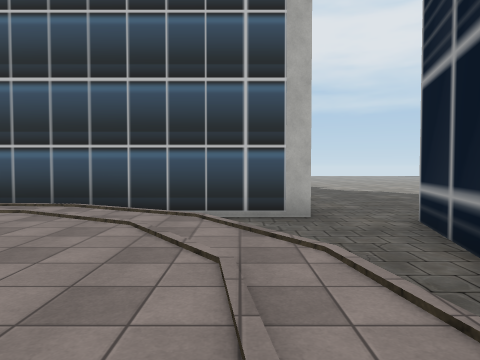
[1] (above)

20 first-person views from a walk through a scene from a Unity 3-D project. The camera is 1.4 m above the floor, tilts 2° down and sees 70° across. The floor is counted in squares, 2 m on a side. Each view is taken from the middle of a square. On the plan, view 1 faces up. The plan holds only what a view shows up to about 11 squares ahead; the rest is blank. The place goes on beyond the plan. Some surface patterns are stand-ins.

[2]
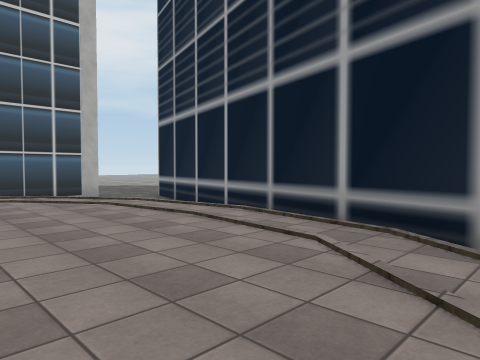

[3]
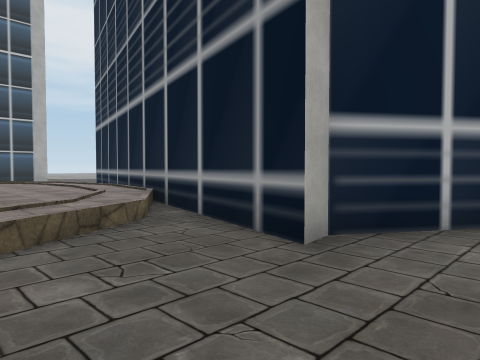

[4]
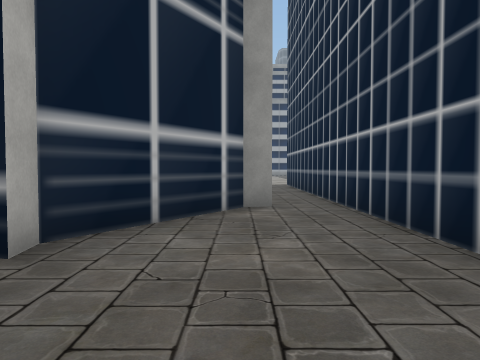

[5]
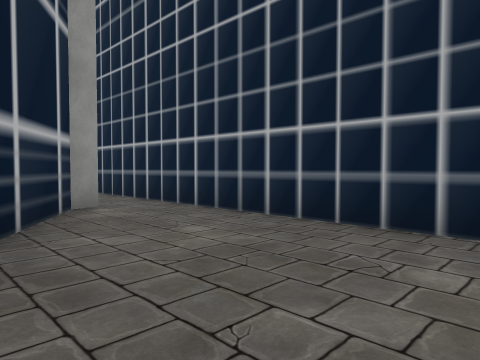

[6]
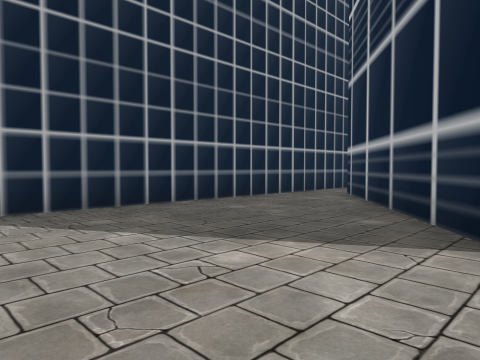

[7]
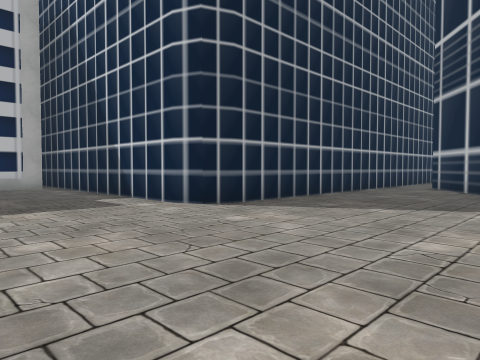

[8]
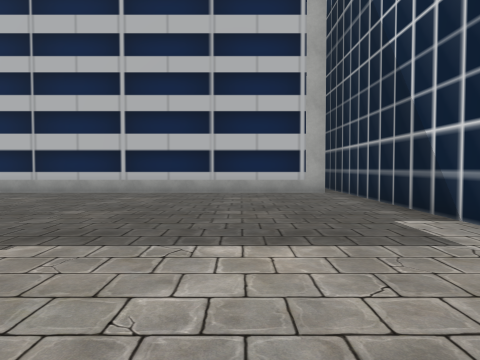

[9]
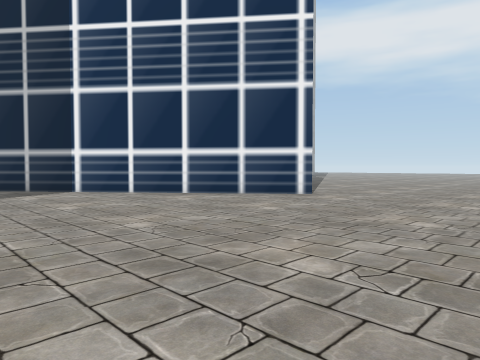

[10]
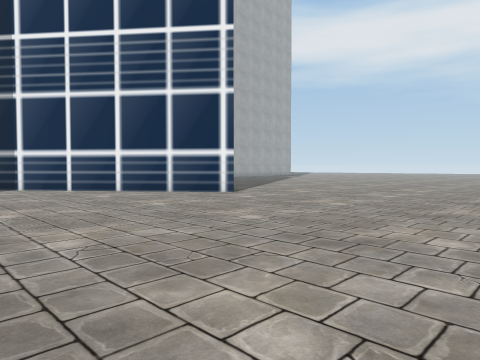

[11]
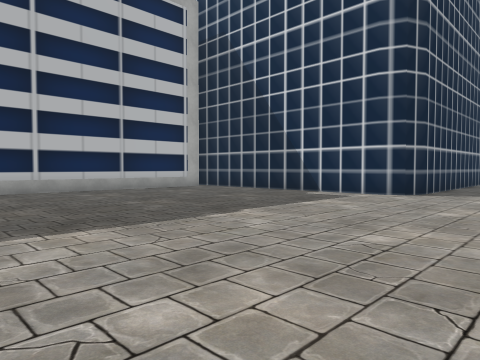

[12]
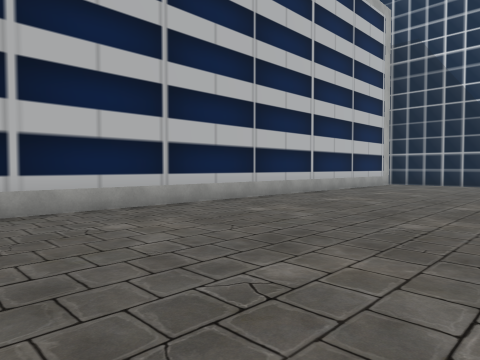

[13]
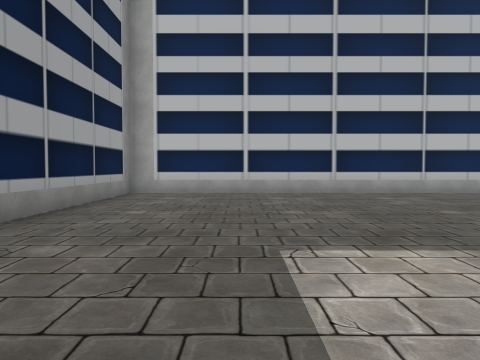

[14]
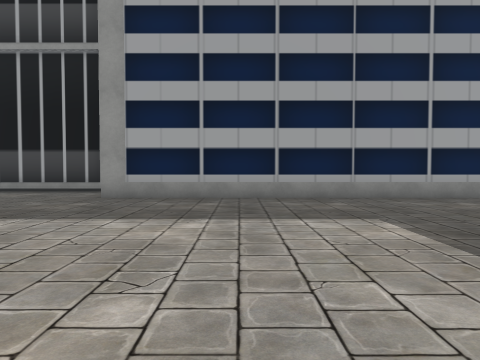

[15]
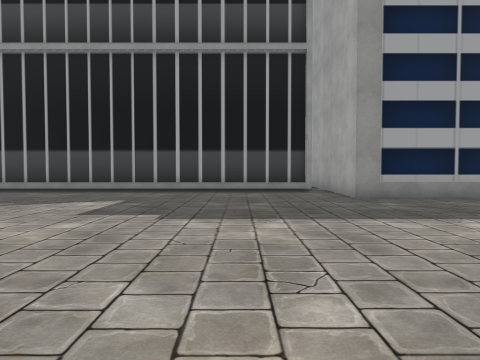

[16]
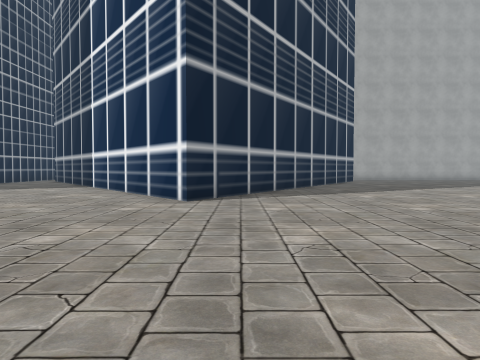

[17]
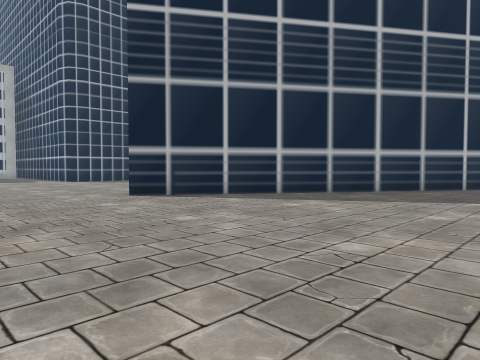

[18]
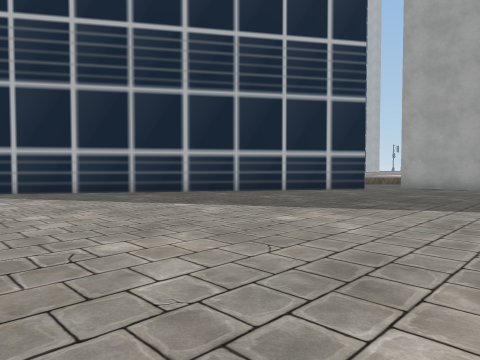

[19]
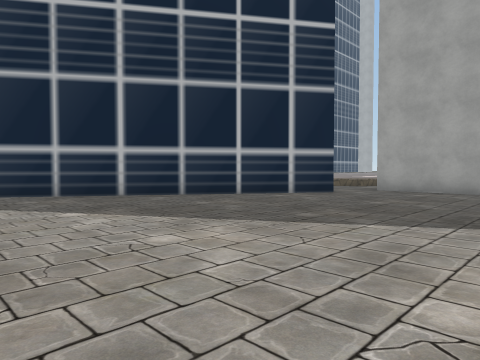

[20]
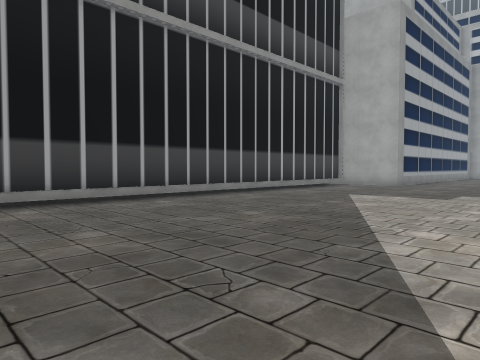

### Floor plan
Key: @ floor where view 1 was taken; # wall or solid block; . main floor; : floor 0.5 m higher than the main floor; / step, stairs or slope.
Columns run from 3 left of view 1 to 31 right of it. Each row starts with its distance up from view 1.
 11       ...   ......
 10      .............
  9     #.............
  8     #.............
  7 #####.................     ....
  6 //....................     .......#
  5 ::/...##..............     .......#
  4 :::/..####.............    .......#
  3  :::/.#  ###...........     ......#
  2  :::/##    ##..........     ......#
  1  :::/#      ###.........    ......#
  0  ::@/#        ##.........   ......#
 -1 ::::##         ##.......    ......#
 -2 ::::#         ###.......  ........#
 -3 ::::#        ##......... .........#
 -4 :::/#       ##....................#
 -5  :/##      ##.....................#
 -6 /..#     ###............. ........#
 -7 ...###  ##...............   ....###
 -8 .....####................ ......#
 -9 ......##........................#
-10 ................................#
-11  ##############.................#
-12               ##........  ......#
-13                #........  ......#
-14                #................#
-15                #................#
-16                #................#
-17                #................#
-18                #................#
-19                ##################

Positions as (right, up) in squares from view 1, and headings:
1: (0, 0), facing up
2: (-3, -4), facing up-right
3: (-3, -9), facing up-right
4: (-3, -9), facing right
5: (-3, -7), facing down-right
6: (12, -5), facing down-left
7: (16, -6), facing down-left
8: (15, -9), facing down
9: (19, -9), facing up-left
10: (21, -8), facing up-left
11: (21, -8), facing down-left
12: (27, -13), facing down-left
13: (26, -9), facing down
14: (21, -10), facing right
15: (21, -4), facing right
16: (21, 0), facing left
17: (18, 7), facing down-left
18: (14, 11), facing down-left
19: (12, 11), facing down-left
20: (24, 7), facing down-right
